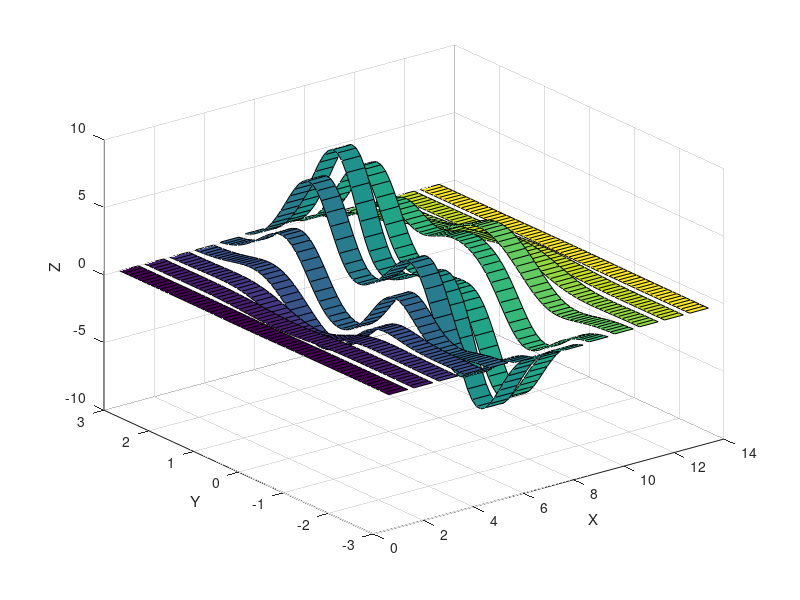

This chart was generated by the following MATLAB code: (Note: this script raises an error after producing the figure.)
%% 
% builtin ribbon() function colors ribbons according to X values

[x,y] = meshgrid(-3:.5:3,-3:.1:3);
z = peaks(x,y);

h = ribbon(y,z)
xlabel('X');ylabel('Y');zlabel('Z');
%% 
% ribboncoloredZ colors ribbons according to Z values

figure
h2 = ribboncoloredZ(y,z)
xlabel('X');ylabel('Y');zlabel('Z');

%% 
% Change colors by using colormap()

colormap('hot')